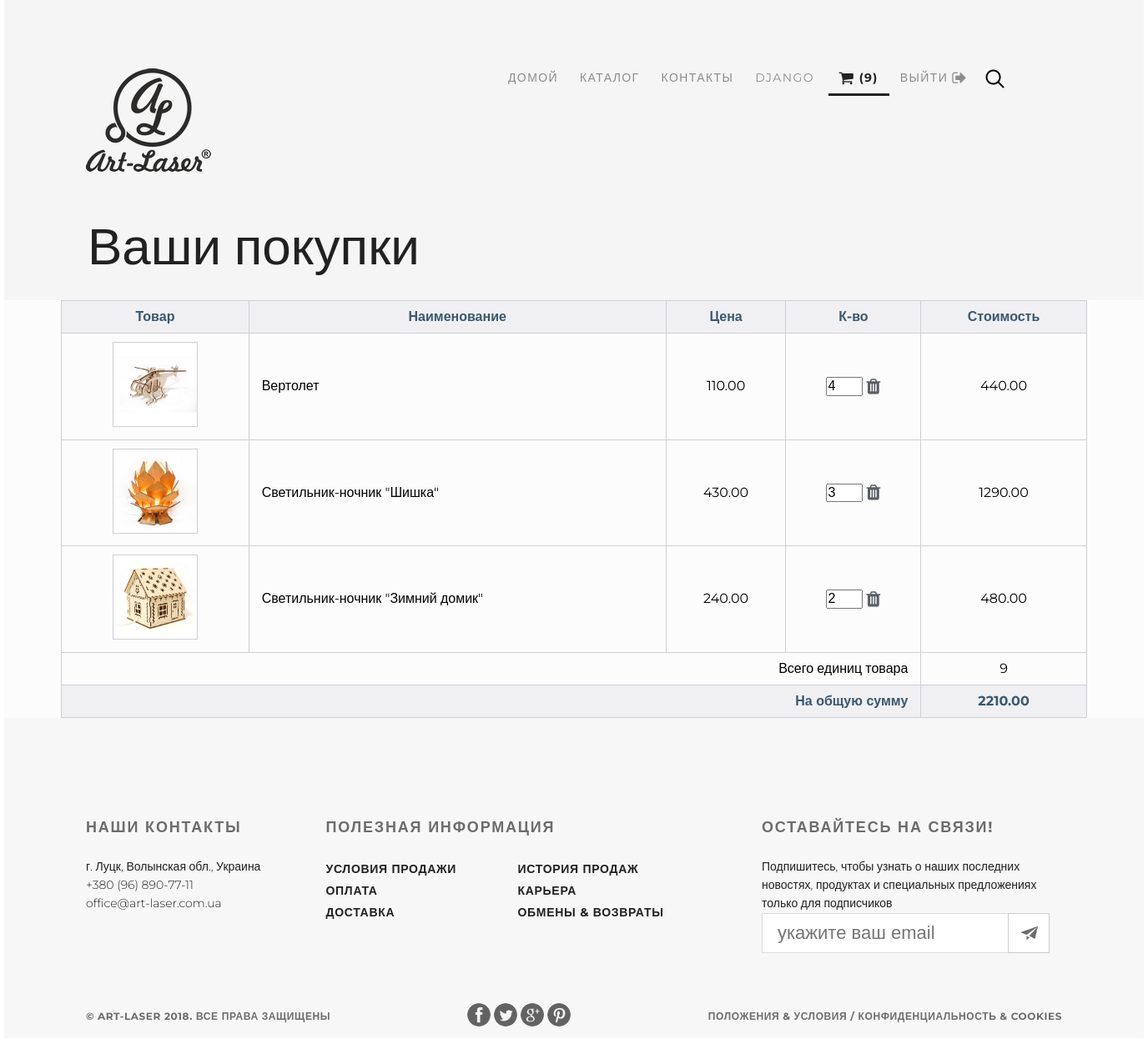
Page /basket/ (signed in) on the committed database.
### authapp/models.py (models this page shows)
class ShopUser(AbstractUser):
    avatar = models.ImageField(upload_to='users_avatars', blank=True)
    age = models.PositiveIntegerField(verbose_name='возраст')
    phone = models.CharField(verbose_name='номер телефона', max_length=16, default='')

### basketapp/models.py (models this page shows)
class Basket(models.Model):
    user = models.ForeignKey(settings.AUTH_USER_MODEL, related_name='basket', on_delete=models.CASCADE)
    product = models.ForeignKey(Product, on_delete=models.CASCADE)
    quantity = models.PositiveIntegerField(verbose_name='количество', default=0)
    add_datetime = models.DateTimeField(verbose_name='время добавления', auto_now_add=True)
    total_price = models.DecimalField(verbose_name='стоимость', max_digits=8, decimal_places=2, default=0)
    @property
    def product_cost(self):
        return self.product.price * self.quantity
    @property
    def total_quantity(self):
        items = self.user.basket.all()
        total_quantity = sum(list(map(lambda x: x.quantity, items)))
        return total_quantity
    @property
    def total_cost(self):
        items = self.user.basket.all()
        totalcost = sum(list(map(lambda x: x.product_cost, items)))
        return totalcost
    @staticmethod
    def get_basket(request):
        if request.user.is_authenticated:
            basket = request.user.basket.all()
        else:
            basket = []
        return basket

### mainapp/models.py (models this page shows, shortened)
class Product(models.Model):
    category = models.ForeignKey(ProductCategory, on_delete=models.CASCADE)
    name = models.CharField(verbose_name='Название товара', max_length=128)
    vendor_id = models.CharField(verbose_name='Артикул', max_length=10, unique=True, blank=True)
    image = models.ImageField(upload_to='products_image', blank=True)
    short_descript = models.CharField(verbose_name='Краткое описание', max_length=64, blank=True)
    description = models.TextField(verbose_name='Описание товара', blank=True)
    price = models.DecimalField(verbose_name='Цена товара', max_digits=8, decimal_places=2, default=0)
    quantity = models.PositiveIntegerField(verbose_name='Кол-во на складе', default=0)

### basketapp/views.py (the view)
@login_required
def main_basket(requset):
    title = 'Корзина'
    basket = Basket.get_basket(requset)
    context = {
        'title': title,
        'basket': basket,
    }
    return render(requset, 'basketapp/basket.html', context)

### basketapp/templates/basketapp/basket.html (shortened to what this page needs)
{% extends 'mainapp/base.html' %}
{% load staticfiles %}
{% block container %}
<div class="container clearfix">
    <div class="hero-back">
        {% include 'mainapp/includes/inc__main_menu.html' %}
        <div class="h2">Ваши покупки</div>
    </div>
    <div class="content">
        {% if basket %}
            {% include 'basketapp/includes/inc__basket_list.html' %}
        {% else %}
        <div style="margin: 100px auto;">
            <h2>Корзина пуста</h2>
        </div>
        {% endif %}
    </div>
</div>
{% endblock%}

### mainapp/templates/mainapp/includes/inc__main_menu.html
{% load staticfiles %}
<header>
    <a class="logo" href="{% url 'main' %}"><img src="{% static '/img/my_store_logo.png' %}" alt="logo"></a>
    <a class="search" href="#"><img src="{% static '/img/search.png' %}" alt=""></a>
    <input class="search_input" type="search" placeholder="Поиск">
    <ul class="menu">
        <li>
            <a href="{% url 'main' %}"
               class="{% if request.resolver_match.url_name == 'main' %} click {% endif %}">
                ДОМОЙ
            </a>
        </li>
        <li>
            <a href="{% url 'products:index' %}"
               class="{% if request.resolver_match.namespaces.0 == 'products' %} click {% endif %}">
                КАТАЛОГ
            </a>
        </li>
        <li>
            <a href="{% url 'contact' %}"
               class="{% if request.resolver_match.url_name == 'contact' %} click {% endif %}">
                КОНТАКТЫ
            </a>
        </li>
        <li>
            {% if user.is_authenticated %}
                <a href="{% url 'auth:edit' %}">{{user.username}}</a>
                <a href="{% url 'basket:main_basket' %}"
                    class="{% if request.resolver_match.namespaces.0 == 'basket' %} click {% endif %}">
                        {% if basket %}
                            <i class="fa fa-shopping-cart fa-lg" aria-hidden="true"></i>
                            ({{ basket.0.total_quantity }})
                        {% else %}
                            <i class="fa fa-shopping-cart fa-lg" aria-hidden="true">()</i>
                        {% endif %}
                </a>
            {% endif %}
        </li>
        <li>
            {% if user.is_authenticated %}
            <a href="{% url 'auth:logout' %}">ВЫЙТИ <i class="fa fa-sign-out fa-lg" aria-hidden="true"></i></a>
            {% else %}
            <a href="{% url 'auth:login' %}"
               class="{% if request.resolver_match.url_name == 'login' %} click {% endif %}">
                ВОЙТИ
                <i class="fa fa-sign-in fa-lg" aria-hidden="true"></i>
            </a>
            {% endif %}
        </li>
    </ul>
</header>

### basketapp/templates/basketapp/includes/inc__basket_list.html
<table>
    <thead>
    <tr>
        <th scope="col">Товар</th>
        <th scope="col">Наименование</th>
        <th scope="col">Цена</th>
        <th scope="col">К-во</th>
        <th scope="col">Стоимость</th>
    </tr>
    </thead>
    <tbody>
    {% for item in basket %}
    <tr>
        <th scope="row"><img class="img_min" src="/media/{{ item.product.image }}" alt=""></th>
        <td>{{ item.product.name }}</td>
        <td class="td-price">{{ item.product.price }}</td>
        <td class="td-qty">
            <input type="number" name="{{ item.pk }}" min="0" value="{{ item.quantity }}">
            <a href="{% url 'basket:product_del' item.pk %}">
                <i class="fa fa-trash fa-lg" aria-hidden="true"></i>
            </a>
        </td>
        <td class="td-total">{{ item.product_cost }}</td>
    </tr>
    {% endfor %}
    </tbody>
    <tfoot>
    <tr>
        <td colspan="4">Всего единиц товара</td>
        <td class="td-qty">{{ basket.0.total_quantity }}</td>
    </tr>
    <tr>
        <td colspan="4">На общую сумму</td>
        <td class="td-total">{{ basket.0.total_cost }}</td>
    </tr>
    </tfoot>
</table>

### static/css/style.css (style rules this page uses)
* { margin: 0; padding: 0; }
html, body { height: 100%; font-family: 'Montserrat', sans-serif; }
a { text-decoration: none; outline: none; }
ul { list-style-type: none; }
header { width: 1366px; height: 60px; position: absolute; top: 60px; }
.logo { margin-top: 22px; margin-left: 98px; float: left; }
.menu { font-size: 14px; margin-top: 25px; display: flex; float: right; }
.menu a { font-weight: 400; letter-spacing: 1.4px; text-transform: uppercase; padding: 10px 13px; color: #8c8c8c; }
.menu .click { font-weight: bold; color: #212121; border-bottom: 3px solid #212121; }
.search { float: right; margin-top: 23px; margin-left: 8px; margin-right: 167px; }
.search_input { width: 0px; padding: 10px; border: none; background: none; transition: ease-out 2s; }
table { border-collapse: collapse; width: 90%; margin: auto; }
thead { background: #f0f0f2; color: #395870; }
th, td { padding: 10px 15px; vertical-align: middle; border: 1px solid #cecfd5; }
tr img { border: 1px solid #cecfd5; }
td input { width: 40px; }
td i { color: #585E64; }
.td-price, .td-qty, .td-total, .td-image { text-align: center; }
tfoot { text-align: right; }
tfoot tr:last-child { background: #f0f0f2; color: #395870; font-weight: bold; }
.img_min { width: 100px; height: 100px; }
.hero-back { width: 1366px; height: 360px; background-color: #f5f5f5; position: relative; }
.h2 { font-size: 62px; font-weight: 100; color: #212121; margin-top: 260px; padding-left: 100px; position: absolute; }
.container { max-width: 1366px; min-height: 100%; margin: 0 auto; background-color: #FCFCFC; }
.content { display: flex; flex-direction: column; }
.clearfix:after { content: ""; display: block; clear: both; }

### rows in the picture
ShopUser: username "DJANGO"
Basket: user+quantity "9", product.image (picture), product.name "Вертолет", product.price "110.00", quantity "4", product_cost "440.00", user+product+quantity "2210.00"
Basket: shows a picture, product.name "Светильник-ночник \"Шишка\"", product.price "430.00", quantity "3", product_cost "1290.00"
Basket: product.image (picture), product.name "Светильник-ночник \"Зимний домик\"", product.price "240.00", quantity "2", product_cost "480.00"
